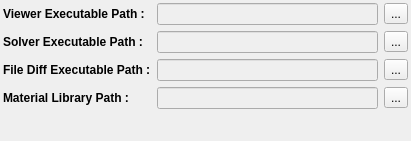
<?xml version="1.0" encoding="UTF-8"?>
<ui version="4.0">
 <class>DirConfigWidget</class>
 <widget class="QWidget" name="DirConfigWidget">
  <property name="geometry">
   <rect>
    <x>0</x>
    <y>0</y>
    <width>411</width>
    <height>141</height>
   </rect>
  </property>
  <property name="windowTitle">
   <string>DirConfigWidget</string>
  </property>
  <layout class="QVBoxLayout" name="verticalLayout">
   <property name="spacing">
    <number>3</number>
   </property>
   <property name="margin">
    <number>3</number>
   </property>
   <item>
    <layout class="QGridLayout" name="gridLayout">
     <item row="0" column="0">
      <widget class="QLabel" name="label">
       <property name="text">
        <string>&lt;html&gt;&lt;head/&gt;&lt;body&gt;&lt;p&gt;&lt;span style=&quot; font-weight:600;&quot;&gt;Viewer Executable Path :&lt;/span&gt;&lt;/p&gt;&lt;/body&gt;&lt;/html&gt;</string>
       </property>
      </widget>
     </item>
     <item row="0" column="1">
      <widget class="QLineEdit" name="viewerPathLineEdit">
       <property name="enabled">
        <bool>false</bool>
       </property>
      </widget>
     </item>
     <item row="0" column="2">
      <widget class="QToolButton" name="viewerSelectPathToolButton">
       <property name="text">
        <string>...</string>
       </property>
      </widget>
     </item>
     <item row="1" column="0">
      <widget class="QLabel" name="label_2">
       <property name="text">
        <string>&lt;html&gt;&lt;head/&gt;&lt;body&gt;&lt;p&gt;&lt;span style=&quot; font-weight:600;&quot;&gt;Solver Executable Path :&lt;/span&gt;&lt;/p&gt;&lt;/body&gt;&lt;/html&gt;</string>
       </property>
      </widget>
     </item>
     <item row="1" column="1">
      <widget class="QLineEdit" name="solverPathLineEdit">
       <property name="enabled">
        <bool>false</bool>
       </property>
      </widget>
     </item>
     <item row="1" column="2">
      <widget class="QToolButton" name="solverSelectPathToolButton">
       <property name="text">
        <string>...</string>
       </property>
      </widget>
     </item>
     <item row="2" column="0">
      <widget class="QLabel" name="label_3">
       <property name="text">
        <string>&lt;html&gt;&lt;head/&gt;&lt;body&gt;&lt;p&gt;&lt;span style=&quot; font-weight:600;&quot;&gt;File Diff Executable Path :&lt;/span&gt;&lt;/p&gt;&lt;/body&gt;&lt;/html&gt;</string>
       </property>
      </widget>
     </item>
     <item row="2" column="1">
      <widget class="QLineEdit" name="fileDiffLineEdit">
       <property name="enabled">
        <bool>false</bool>
       </property>
      </widget>
     </item>
     <item row="2" column="2">
      <widget class="QToolButton" name="diffExeSelectPathToolButton">
       <property name="text">
        <string>...</string>
       </property>
      </widget>
     </item>
     <item row="3" column="0">
      <widget class="QLabel" name="label_4">
       <property name="text">
        <string>&lt;html&gt;&lt;head/&gt;&lt;body&gt;&lt;p&gt;&lt;span style=&quot; font-weight:600;&quot;&gt;Material Library Path :&lt;/span&gt;&lt;/p&gt;&lt;/body&gt;&lt;/html&gt;</string>
       </property>
      </widget>
     </item>
     <item row="3" column="1">
      <widget class="QLineEdit" name="materialLibraryLineEdit">
       <property name="enabled">
        <bool>false</bool>
       </property>
      </widget>
     </item>
     <item row="3" column="2">
      <widget class="QToolButton" name="materialLibraryPathToolButton">
       <property name="text">
        <string>...</string>
       </property>
      </widget>
     </item>
    </layout>
   </item>
   <item>
    <spacer name="verticalSpacer">
     <property name="orientation">
      <enum>Qt::Vertical</enum>
     </property>
     <property name="sizeHint" stdset="0">
      <size>
       <width>276</width>
       <height>40</height>
      </size>
     </property>
    </spacer>
   </item>
  </layout>
 </widget>
 <layoutdefault spacing="6" margin="11"/>
 <resources/>
 <connections/>
</ui>
